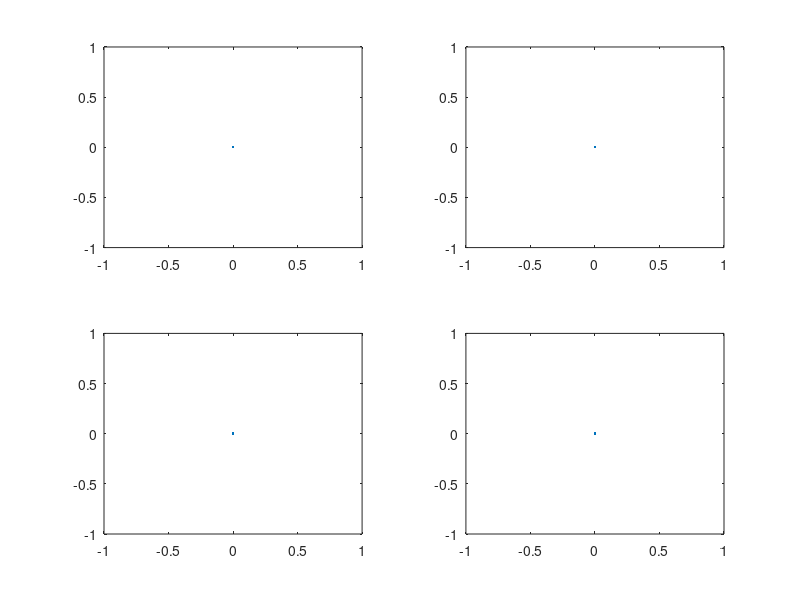

This figure's MATLAB source: (Note: this script raises an error after producing the figure.)
% MATLAB code plots data from two Lilypad Accelerometer sensors and two EMG sensors
% Reads data from an Arduino on USB serial port. 
% Lilypad Accelerometer has three outputs (x, y, z)
% EMG sensor has a single output (EMG analog voltage)

clear;clc;clearvars;

%Plot initial graphs
figure(1);
ax(1) = subplot(2,2,1);
plotGraph(1) = plot(0,0);
 
ax(2) = subplot(2,2,2);
plotGraph(2) = plot(0,0);
 
ax(3) = subplot(2,2,3);
plotGraph(3) = plot(0,0);
 
ax(4) = subplot(2,2,4);
plotGraph(4) = plot(0,0);

numberOfSensors = 1; % if using a multiplexor, if not, set to 1
numberOfExpectedInputs = 8; % per sensor (per serial line input)

% Initial starting conditions
Xa = 0;
Ya = 0;
Za = 0;
EMG1 = 0;
EMG2 =0;
xWidth = 10;      % width of sliding window
time = 0;
count = 0;

% Open port
disp('Opening connection ...')
s = serial('/dev/ttyUSB0') 
set(s, 'DataBits', 8);
set(s, 'StopBits', 1);
set(s, 'BaudRate', 9600);
set(s, 'Parity', 'none');
fopen(s);

% Check to see if all components have initalised
disp(fgets(s)); % display initalision
pause(1);
disp(fgets(s)); % Connected!

tic

try
    flag=1; 
    count=1;
  
  while true
       expectedSensor=1;  
            while expectedSensor <= 2
            raw_dat = fscanf(s);
            formatted=[];
            
            for i=1:numberOfExpectedInputs
                
                [TK raw_dat]=strtok(raw_dat,',');
                try
                    formatted(i)=str2num(TK);
                catch
                end
            end
            dat=formatted';
            
            % If something went wrong with this reading           
            if~(~isempty(dat) && isfloat(dat) && size(dat,1)==numberOfExpectedInputs) % as data is sometimes dropped
                disp('wrong serial size')
                sensor=expectedSensor;
                Xa1(count) = NaN;
                Ya1(count) = NaN;
                Za1(count) = NaN;
                Xa2(count) = NaN;
                Ya2(count) = NaN;
                Za2(count) = NaN;              
                EMG1(count) = NaN;
                EMG2(count) = NaN;
                
                          
                flag=true;       
            else
                % Read raw data from serial
                Xa1(count) = dat(1);
                Ya1(count) = dat(2);
                Za1(count) = dat(3);
                Xa2(count) = dat(4);
                Ya2(count) = dat(5);
                Za2(count) = dat(6);              
                EMG1(count) = dat(7);
                EMG2(count) = dat(8);
                   
                flag=true;
            end
                if flag==true
                    if expectedSensor==1
                        expectedSensor=2;
                    else
                        break;
                    end
                end
        end
        time(count) = toc; % assumes all readings (from all sensors), taken at exactly the same time
        
        % Speed up graphing
        time_subset=time(time > time(count)-xWidth);
        Xa_1=Xa1(time > time(count)-xWidth);
        Ya_1=Ya1(time > time(count)-xWidth);
        Za_1=Za1(time > time(count)-xWidth);
        Xa_2=Xa2(time > time(count)-xWidth);
        Ya_2=Ya2(time > time(count)-xWidth);
        Za_2=Za2(time > time(count)-xWidth);
        EMG1_sub = EMG1(time > time(count)-xWidth);
        EMG2_sub = EMG2(time > time(count)-xWidth);
        
         % Plot first Sensor with Z (red), X (blue), Y (green)
         plot(ax(1), time_subset,Za_1,'-r', time_subset, Xa_1, '-b', time_subset, Ya_1,'-g', 'linewidth',2);
         axis(ax(1),[time(count)-xWidth time(count) -2 2]);
         xlabel(ax(1), 'Time (s)');
         ylabel(ax(1), 'Acceleration Sensor 1 (g)');
         
         % Plot second Sensor with Z (red), X (blue), Y (green)
         plot(ax(2), time_subset,Za_2,'-r', time_subset, Xa_2, '-b', time_subset, Ya_2,'-g', 'linewidth',2);
         axis(ax(2),[time(count)-xWidth time(count) -2 2]);
         xlabel(ax(2), 'Time (s)');
         ylabel(ax(2), 'Acceleration Sensor 2 (g)');
         
         % Plot EMG analog signal from first component
         plot(ax(3), time_subset, EMG1_sub, '-g', 'linewidth', 3);
         axis(ax(3),[time(count)-xWidth time(count) -200 700]);
         xlabel(ax(3), 'Time (s)');
         ylabel(ax(3), 'EMG 1 ');
         
         % Plot EMG analog signal from second component
         plot(ax(4), time_subset, EMG2_sub, '-g', 'linewidth', 3);
         axis(ax(4),[time(count)-xWidth time(count) -200 700]);
         xlabel(ax(4), 'Time (s)');
         ylabel(ax(4), 'EMG 2 ');
        
         drawnow;
        count = count + 1;
    end
    
catch err
    fclose(s);
    disp('crashed, closed serial')
    rethrow(err);
    
end

fclose(s);

